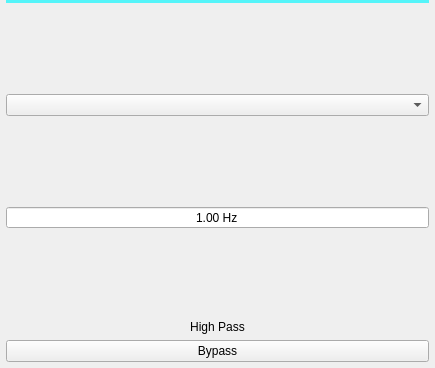
<?xml version="1.0" encoding="UTF-8"?>
<ui version="4.0">
 <class>QHighPass</class>
 <widget class="QWidget" name="QHighPass">
  <property name="geometry">
   <rect>
    <x>0</x>
    <y>0</y>
    <width>435</width>
    <height>368</height>
   </rect>
  </property>
  <property name="sizePolicy">
   <sizepolicy hsizetype="Preferred" vsizetype="Preferred">
    <horstretch>0</horstretch>
    <verstretch>0</verstretch>
   </sizepolicy>
  </property>
  <property name="minimumSize">
   <size>
    <width>0</width>
    <height>0</height>
   </size>
  </property>
  <property name="windowTitle">
   <string>Form</string>
  </property>
  <layout class="QVBoxLayout" name="verticalLayout">
   <property name="leftMargin">
    <number>6</number>
   </property>
   <property name="topMargin">
    <number>0</number>
   </property>
   <property name="rightMargin">
    <number>6</number>
   </property>
   <property name="bottomMargin">
    <number>6</number>
   </property>
   <item>
    <widget class="Line" name="line">
     <property name="styleSheet">
      <string notr="true">color: #54F4F9;</string>
     </property>
     <property name="frameShadow">
      <enum>QFrame::Plain</enum>
     </property>
     <property name="lineWidth">
      <number>4</number>
     </property>
     <property name="orientation">
      <enum>Qt::Horizontal</enum>
     </property>
    </widget>
   </item>
   <item>
    <spacer name="verticalSpacer_3">
     <property name="orientation">
      <enum>Qt::Vertical</enum>
     </property>
     <property name="sizeHint" stdset="0">
      <size>
       <width>20</width>
       <height>40</height>
      </size>
     </property>
    </spacer>
   </item>
   <item>
    <widget class="QComboBox" name="comboBoxType"/>
   </item>
   <item>
    <spacer name="verticalSpacer_2">
     <property name="orientation">
      <enum>Qt::Vertical</enum>
     </property>
     <property name="sizeHint" stdset="0">
      <size>
       <width>20</width>
       <height>40</height>
      </size>
     </property>
    </spacer>
   </item>
   <item>
    <widget class="QDoubleSpinBox" name="doubleSpinBoxFc">
     <property name="alignment">
      <set>Qt::AlignCenter</set>
     </property>
     <property name="buttonSymbols">
      <enum>QAbstractSpinBox::NoButtons</enum>
     </property>
     <property name="suffix">
      <string notr="true"> Hz</string>
     </property>
     <property name="minimum">
      <double>1.000000000000000</double>
     </property>
     <property name="maximum">
      <double>20000.000000000000000</double>
     </property>
    </widget>
   </item>
   <item>
    <spacer name="verticalSpacer">
     <property name="orientation">
      <enum>Qt::Vertical</enum>
     </property>
     <property name="sizeHint" stdset="0">
      <size>
       <width>20</width>
       <height>40</height>
      </size>
     </property>
    </spacer>
   </item>
   <item>
    <widget class="QLabel" name="label">
     <property name="text">
      <string>High Pass</string>
     </property>
     <property name="alignment">
      <set>Qt::AlignCenter</set>
     </property>
    </widget>
   </item>
   <item>
    <widget class="QPushButton" name="pushButtonBypass">
     <property name="text">
      <string notr="true">Bypass</string>
     </property>
     <property name="checkable">
      <bool>true</bool>
     </property>
     <property name="flat">
      <bool>false</bool>
     </property>
    </widget>
   </item>
  </layout>
 </widget>
 <resources/>
 <connections/>
</ui>
